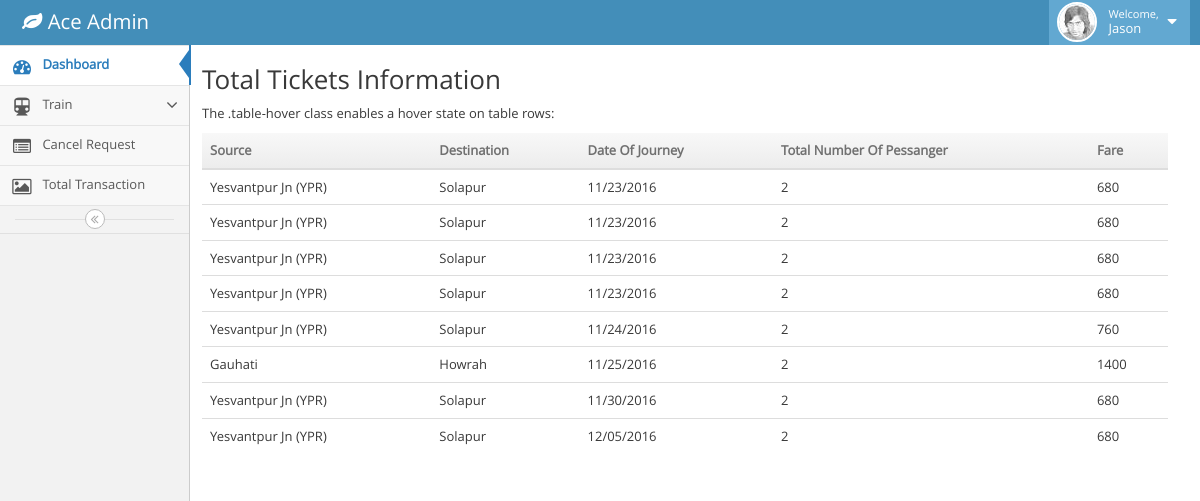
Screenshot of /admin/totaltransaction.php with the database file from the repository.
### tables this page shows
CREATE TABLE `payment` (
  `id` int(11) NOT NULL,
  `source` varchar(100) NOT NULL,
  `destination` varchar(100) NOT NULL,
  `date` varchar(100) NOT NULL,
  `name` varchar(100) NOT NULL,
  `age` varchar(100) NOT NULL,
  `gn` varchar(100) NOT NULL,
  `no_psngr` int(11) NOT NULL,
  `fare` int(20) NOT NULL,
  `tid` varchar(200) NOT NULL,
  `status` int(11) NOT NULL
);

### admin/totaltransaction.php (the view, shortened to what this page needs)
<?php
$querie=mysql_query("select * from payment where status='0'");
?>
<!DOCTYPE html>
<html lang="en">
  <head>
    <link rel="stylesheet" href="assets/css/bootstrap.min.css" />
    <link rel="stylesheet" href="assets/font-awesome/4.5.0/css/font-awesome.min.css" />
    <link rel="stylesheet" href="assets/css/jquery-ui.custom.min.css" />
    <link rel="stylesheet" href="assets/css/chosen.min.css" />
    <link rel="stylesheet" href="assets/css/bootstrap-datepicker3.min.css" />
    <link rel="stylesheet" href="assets/css/bootstrap-timepicker.min.css" />
    <link rel="stylesheet" href="assets/css/daterangepicker.min.css" />
    <link rel="stylesheet" href="assets/css/bootstrap-datetimepicker.min.css" />
    <link rel="stylesheet" href="assets/css/bootstrap-colorpicker.min.css" />
    <link rel="stylesheet" href="assets/css/ace.min.css" class="ace-main-stylesheet" id="main-ace-style" />
    <link rel="stylesheet" href="assets/css/ace-skins.min.css" />
    <link rel="stylesheet" href="assets/css/ace-rtl.min.css" />
  </head>
  <body class="no-skin">
    <div id="navbar" class="navbar navbar-default          ace-save-state">
      <div class="navbar-container ace-save-state" id="navbar-container">
        <div class="navbar-header pull-left">
          <a href="index.html" class="navbar-brand">
            <small>
              <i class="fa fa-leaf"></i>
              Ace Admin
            </small>
          </a>
        </div>
        <div class="navbar-buttons navbar-header pull-right" role="navigation">
          <ul class="nav ace-nav">
            <li class="light-blue dropdown-modal">
              <a data-toggle="dropdown" href="#" class="dropdown-toggle">
                <img class="nav-user-photo" src="assets/images/avatars/user.jpg" alt="Jason's Photo" />
                <span class="user-info">
                  <small>Welcome,</small>
                  Jason
                </span>
                <i class="ace-icon fa fa-caret-down"></i>
              </a>
            </li>
          </ul>
        </div>
      </div>
    </div>
    <div class="main-container ace-save-state" id="main-container">
      <div id="sidebar" class="sidebar                  responsive                    ace-save-state">
        <ul class="nav nav-list">
          <li class="active">
            <a href="index.php">
              <i class="menu-icon fa fa-tachometer"></i>
              <span class="menu-text"> Dashboard </span>
            </a>
          </li>
          <li class="">
            <a href="#" class="dropdown-toggle">
              <i class="menu-icon fa fa-subway"></i>
              <span class="menu-text"> Train </span>
              <b class="arrow fa fa-angle-down"></b>
            </a>
          </li>
          <li class="">
            <a href="cancelreq.php">
              <i class="menu-icon fa fa-list-alt"></i>
              <span class="menu-text"> Cancel Request </span>
            </a>
          </li>
          <li class="">
            <a href="totaltransaction.php">
              <i class="menu-icon fa fa-picture-o"></i>
              <span class="menu-text"> Total Transaction</span>
            </a>
          </li>
        </ul>
        <div class="sidebar-toggle sidebar-collapse" id="sidebar-collapse">
          <i id="sidebar-toggle-icon" class="ace-icon fa fa-angle-double-left ace-save-state" data-icon1="ace-icon fa fa-angle-double-left" data-icon2="ace-icon fa fa-angle-double-right"></i>
        </div>
      </div>
      <div class="container">
      <div class="row">
      	<div class="col-md-10">
      		<h2>Total Tickets Information</h2>
  <p>The .table-hover class enables a hover state on table rows:</p>
  </div>
  <div class="row" >
  <div class="col-md-10">
  <table class="table table-hover">
    <thead>
      <tr>
        <th>Source</th>
        <th>Destination</th>
        <th>Date Of Journey</th>
        <th>Total Number Of Pessanger</th>
        <th>Fare</th>
      </tr>
    </thead>
    <tbody>
      <tr>
      <?php
      while ($fetch=mysql_fetch_array($querie)) {
      ?>
        <td><?php echo $fetch['source']; ?></td>
        <td><?php echo $fetch['destination']; ?></td>
        <td><?php echo $fetch['date']; ?></td>
        <td><?php echo $fetch['no_psngr']; ?></td>
        <td><?php echo $fetch['fare']; ?></td>
      </tr>
      <?php
    }
      ?>
      </tbody>
      </table>
      	</div>
      </div>
  </body>
</html>

### rows the page displays
payment: source "Yesvantpur Jn (YPR)", destination "Solapur", date "11/23/2016", no_psngr "2", fare "680"
payment: source "Yesvantpur Jn (YPR)", destination "Solapur", date "11/23/2016", no_psngr "2", fare "680"
payment: source "Yesvantpur Jn (YPR)", destination "Solapur", date "11/23/2016", no_psngr "2", fare "680"
payment: source "Yesvantpur Jn (YPR)", destination "Solapur", date "11/23/2016", no_psngr "2", fare "680"
payment: source "Yesvantpur Jn (YPR)", destination "Solapur", date "11/24/2016", no_psngr "2", fare "760"
payment: source "Gauhati", destination "Howrah", date "11/25/2016", no_psngr "2", fare "1400"
payment: source "Yesvantpur Jn (YPR)", destination "Solapur", date "11/30/2016", no_psngr "2", fare "680"
payment: source "Yesvantpur Jn (YPR)", destination "Solapur", date "12/05/2016", no_psngr "2", fare "680"
